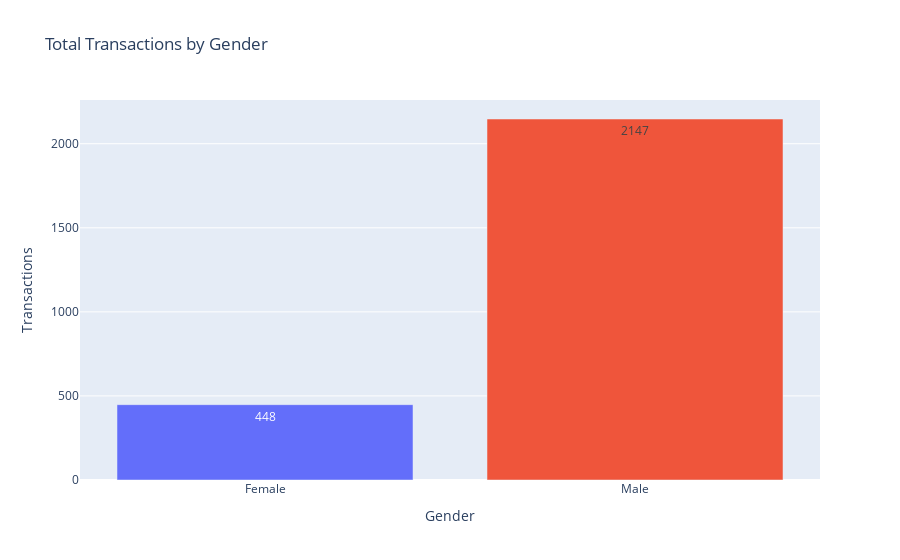
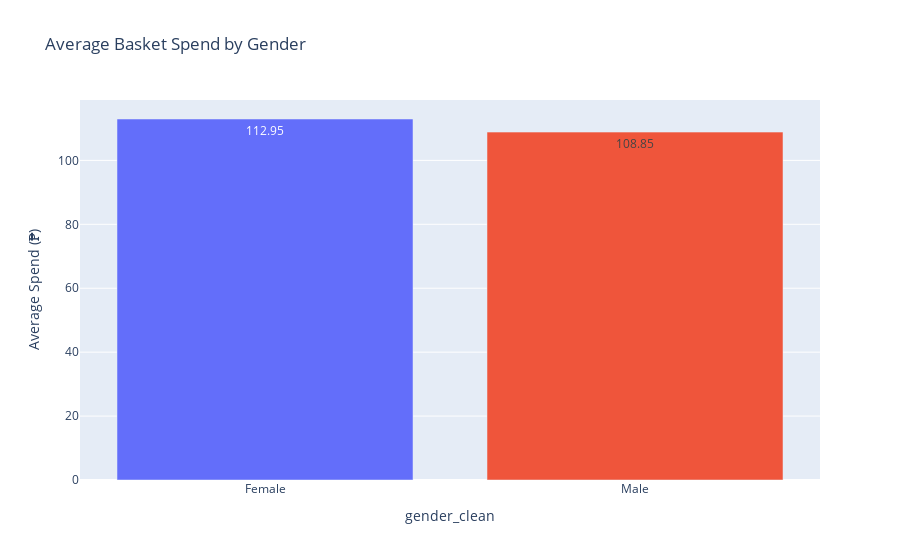
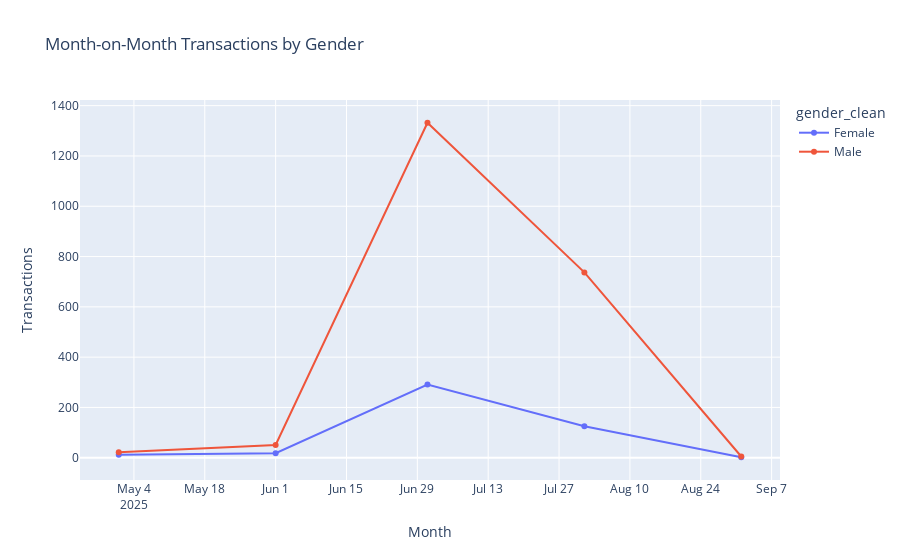

Notebook code for these charts, in order:
### Markdown cell above
## Demographics — Gender View

### Code cell
gender_summary = (
    filtered.groupby('gender_clean')
      .agg(total_transactions=('InteractionID', 'count'),
           avg_spend=('totals_totalAmount_voice', 'mean'))
      .reset_index()
)

fig_gender_txn = px.bar(
    gender_summary,
    x='gender_clean',
    y='total_transactions',
    color='gender_clean',
    title='Total Transactions by Gender',
    labels={'gender_clean': 'Gender', 'total_transactions': 'Transactions'},
    text_auto=True
)
fig_gender_txn.update_layout(showlegend=False)

fig_gender_avg = px.bar(
    gender_summary,
    x='gender_clean',
    y='avg_spend',
    color='gender_clean',
    title='Average Basket Spend by Gender',
    labels={'avg_spend': 'Average Spend (₱)'},
    text_auto='.2f'
)
fig_gender_avg.update_layout(showlegend=False)

monthly_gender = (
    filtered.groupby(['txn_month', 'gender_clean'])
      .agg(total_transactions=('InteractionID', 'count'),
           avg_spend=('totals_totalAmount_voice', 'mean'))
      .reset_index()
)

fig_gender_mom = px.line(
    monthly_gender,
    x='txn_month',
    y='total_transactions',
    color='gender_clean',
    markers=True,
    title='Month-on-Month Transactions by Gender',
    labels={'txn_month': 'Month', 'total_transactions': 'Transactions'}
)

fig_gender_txn.show()
fig_gender_avg.show()
fig_gender_mom.show()

### Figure 1 — Plotly figure (JSON) as saved in the notebook; plotly's stock layout.template omitted (floating-point values rounded to 4 significant figures)
{"data": [{"alignmentgroup": "True", "hovertemplate": "Gender=%{x}<br>Transactions=%{y}<extra></extra>", "legendgroup": "Female", "marker": {"color": "#636efa", "pattern": {"shape": ""}}, "name": "Female", "offsetgroup": "Female", "orientation": "v", "showlegend": true, "textposition": "auto", "texttemplate": "%{y}", "type": "bar", "x": ["Female"], "xaxis": "x", "y": [448], "yaxis": "y"}, {"alignmentgroup": "True", "hovertemplate": "Gender=%{x}<br>Transactions=%{y}<extra></extra>", "legendgroup": "Male", "marker": {"color": "#EF553B", "pattern": {"shape": ""}}, "name": "Male", "offsetgroup": "Male", "orientation": "v", "showlegend": true, "textposition": "auto", "texttemplate": "%{y}", "type": "bar", "x": ["Male"], "xaxis": "x", "y": [2147], "yaxis": "y"}], "layout": {"barmode": "relative", "legend": {"title": {"text": "Gender"}, "tracegroupgap": 0}, "showlegend": false, "title": {"text": "Total Transactions by Gender"}, "xaxis": {"anchor": "y", "categoryarray": ["Female", "Male"], "categoryorder": "array", "domain": [0, 1], "title": {"text": "Gender"}}, "yaxis": {"anchor": "x", "domain": [0, 1], "title": {"text": "Transactions"}}}}

### Figure 2 — Plotly figure (JSON) as saved in the notebook; plotly's stock layout.template omitted (floating-point values rounded to 4 significant figures)
{"data": [{"alignmentgroup": "True", "hovertemplate": "gender_clean=%{x}<br>Average Spend (₱)=%{y}<extra></extra>", "legendgroup": "Female", "marker": {"color": "#636efa", "pattern": {"shape": ""}}, "name": "Female", "offsetgroup": "Female", "orientation": "v", "showlegend": true, "textposition": "auto", "texttemplate": "%{y:.2f}", "type": "bar", "x": ["Female"], "xaxis": "x", "y": [113.0], "yaxis": "y"}, {"alignmentgroup": "True", "hovertemplate": "gender_clean=%{x}<br>Average Spend (₱)=%{y}<extra></extra>", "legendgroup": "Male", "marker": {"color": "#EF553B", "pattern": {"shape": ""}}, "name": "Male", "offsetgroup": "Male", "orientation": "v", "showlegend": true, "textposition": "auto", "texttemplate": "%{y:.2f}", "type": "bar", "x": ["Male"], "xaxis": "x", "y": [108.8], "yaxis": "y"}], "layout": {"barmode": "relative", "legend": {"title": {"text": "gender_clean"}, "tracegroupgap": 0}, "showlegend": false, "title": {"text": "Average Basket Spend by Gender"}, "xaxis": {"anchor": "y", "categoryarray": ["Female", "Male"], "categoryorder": "array", "domain": [0, 1], "title": {"text": "gender_clean"}}, "yaxis": {"anchor": "x", "domain": [0, 1], "title": {"text": "Average Spend (₱)"}}}}

### Figure 3 — Plotly figure (JSON) as saved in the notebook; plotly's stock layout.template omitted (floating-point values rounded to 4 significant figures)
{"data": [{"hovertemplate": "gender_clean=Female<br>Month=%{x}<br>Transactions=%{y}<extra></extra>", "legendgroup": "Female", "line": {"color": "#636efa", "dash": "solid"}, "marker": {"symbol": "circle"}, "mode": "markers+lines", "name": "Female", "orientation": "v", "showlegend": true, "type": "scatter", "x": ["2025-05-01T00:00:00", "2025-06-01T00:00:00", "2025-07-01T00:00:00", "2025-08-01T00:00:00", "2025-09-01T00:00:00"], "xaxis": "x", "y": [12, 18, 291, 125, 2], "yaxis": "y"}, {"hovertemplate": "gender_clean=Male<br>Month=%{x}<br>Transactions=%{y}<extra></extra>", "legendgroup": "Male", "line": {"color": "#EF553B", "dash": "solid"}, "marker": {"symbol": "circle"}, "mode": "markers+lines", "name": "Male", "orientation": "v", "showlegend": true, "type": "scatter", "x": ["2025-05-01T00:00:00", "2025-06-01T00:00:00", "2025-07-01T00:00:00", "2025-08-01T00:00:00", "2025-09-01T00:00:00"], "xaxis": "x", "y": [22, 51, 1332, 737, 5], "yaxis": "y"}], "layout": {"legend": {"title": {"text": "gender_clean"}, "tracegroupgap": 0}, "title": {"text": "Month-on-Month Transactions by Gender"}, "xaxis": {"anchor": "y", "domain": [0, 1], "title": {"text": "Month"}}, "yaxis": {"anchor": "x", "domain": [0, 1], "title": {"text": "Transactions"}}}}
